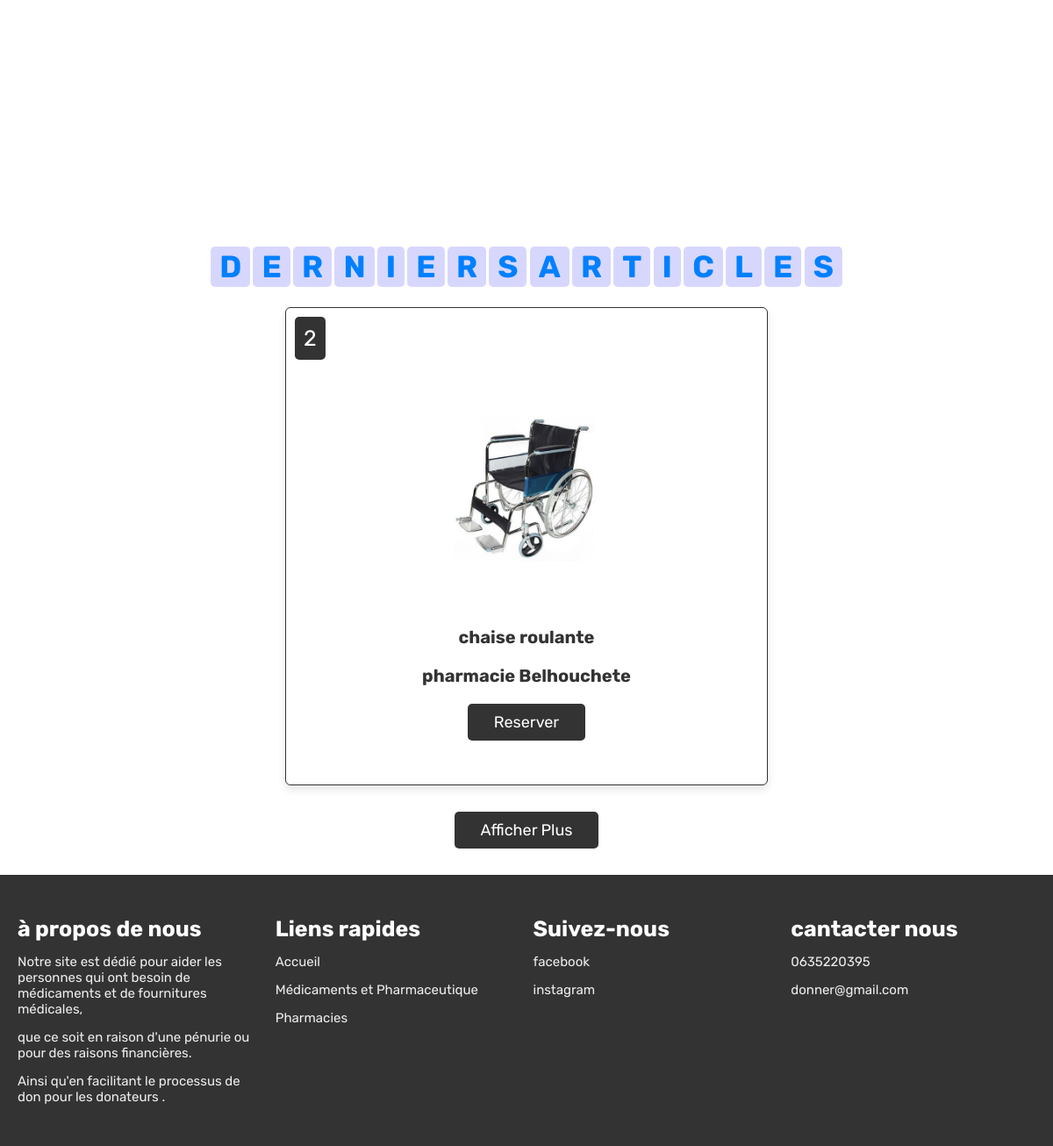
The app's page /home2.php (lower part), older data.
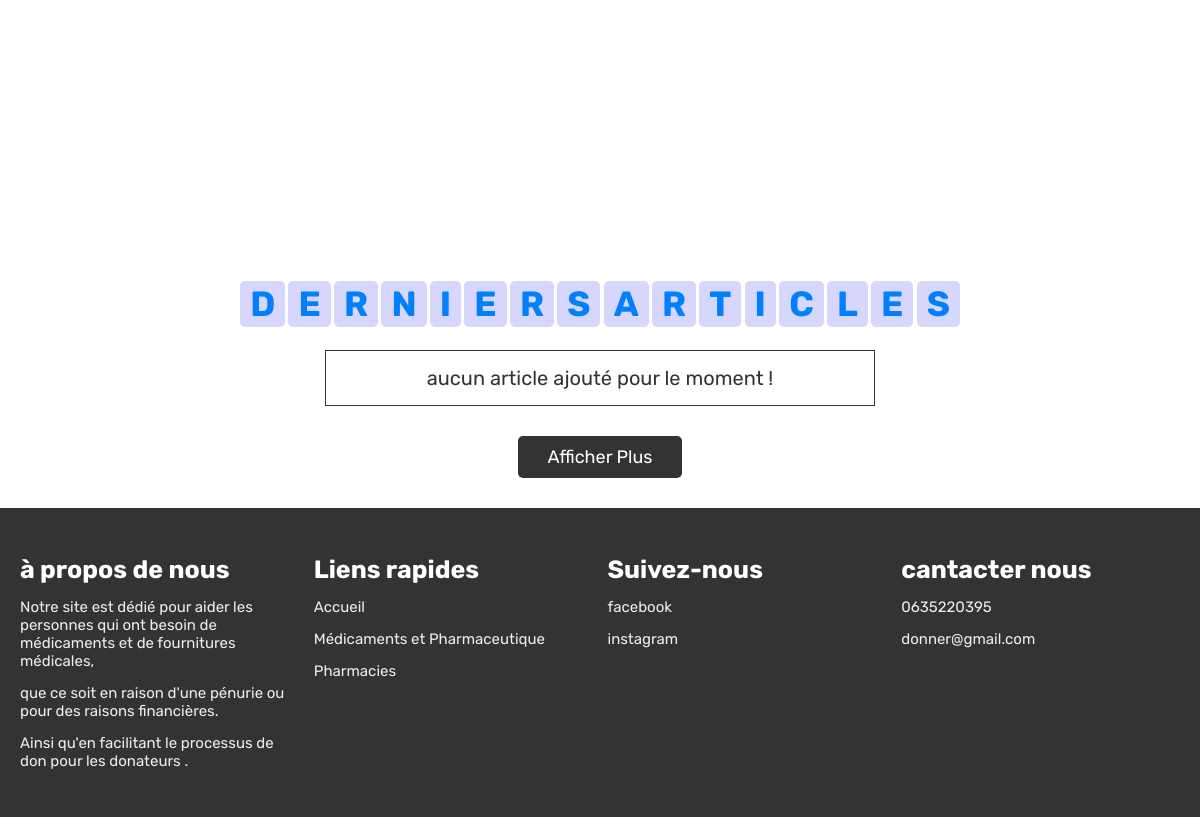
The same page, newer data.
### tables this page shows
CREATE TABLE `articles` (
  `id_art` int(11) NOT NULL,
  `id_don` int(11) NOT NULL,
  `art_name` varchar(255) NOT NULL,
  `art_type` varchar(255) NOT NULL DEFAULT 'medicament',
  `numbre` varchar(255) NOT NULL,
  `imag` varchar(255) NOT NULL
);

CREATE TABLE `donneur` (
  `id` int(11) NOT NULL,
  `name` varchar(30) NOT NULL,
  `email` varchar(30) NOT NULL,
  `pass` varchar(255) NOT NULL,
  `image` varchar(100) NOT NULL,
  `adress` varchar(100) NOT NULL,
  `numero` int(10) NOT NULL,
  `unique_id` int(11) NOT NULL
);

### home2.php (the view, shortened to what this page needs)
<?php
include 'configg.php';
?>
<!DOCTYPE html>
<html lang="en">
<head>
   <link rel="stylesheet" href="https://cdnjs.cloudflare.com/ajax/libs/font-awesome/6.0.0/css/all.min.css">
   <link rel="stylesheet" href="css/style.css">
</head>
<body>
<section class="home" id="home">
    <div class="video-container">
        <video src="images/donner mieux que jeter.mp4" id="video-slider" loop autoplay muted></video>
    </div>
</section>
<section class="products">
   <h1 class="heading">
        <span>D</span>
        <span>E</span>
        <span>R</span>
        <span>N</span>
        <span>I</span>
        <span>E</span>
        <span>R</span>
        <span>S</span>
        <span>A</span>
        <span>R</span>
        <span>T</span>
        <span>I</span>
        <span>C</span>
        <span>L</span>
        <span>E</span>
        <span>S</span>
    </h1>
   <div class="box-container">
      <?php
         $select_products = mysqli_query($conn, "SELECT * FROM `articles`, `donneur` where `id_don`=`id` LIMIT 6") or die('query failed');
         if(mysqli_num_rows($select_products) > 0){
            while($fetch_products = mysqli_fetch_assoc($select_products)){
      ?>
       <form action="" method="post" class="box">
      <img class="image" src="uploaded_img/<?php echo $fetch_products['imag']; ?>" alt="">
      <h6 class="name"><?php echo $fetch_products['art_name']; ?></h6>
      <div class="price"><?php echo $fetch_products['numbre']; ?></div>
      <h6 class="name"><?php echo $fetch_products['name']; ?></h6>
      <a href="visiteur_booking.php?id=<?php echo $fetch_products['id'] ?>" class="option-btn"> Reserver </a>
     </form>
      <?php
         }
      }else{
         echo '<p class="empty">aucun article ajouté pour le moment !</p>';
      }
      ?>
   </div>
   <div class="load-more" style="margin-top: 2rem; text-align:center">
      <a href="medicaments&pharmaceutiques.php" class="option-btn"> Afficher plus</a>
   </div>
</section>
<?php include 'footer.php'; ?>
</body>
</html>

Row changes from the older to the newer data that the page shows:
removed articles: imag (picture), art_name "chaise roulante", numbre "2", id_don.name "pharmacie Belhouchete"
Text that changed along with them:
text now shown: "aucun article ajouté pour le moment !"
